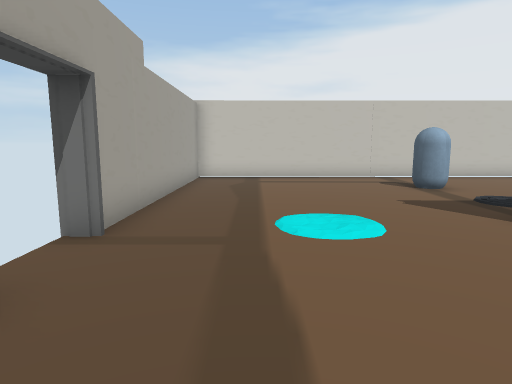
[1] (above)

17 first-person views from a walk through a 3-D level made in the Unity game engine. The camera is 1.3 m above the floor, tilts 8° down and sees 75° across. The floor is counted in squares, 1 m on a side. Each view is taken from the middle of a square. On the plan, view 1 faces up. The plan holds only what a view shows up to about 14 squares ahead; the rest is blank. The place goes on beyond the plan. The player is left out.

[2]
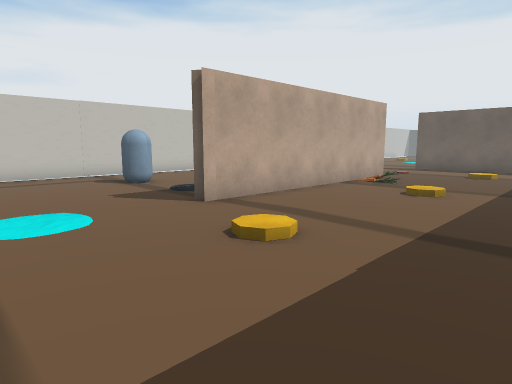

[3]
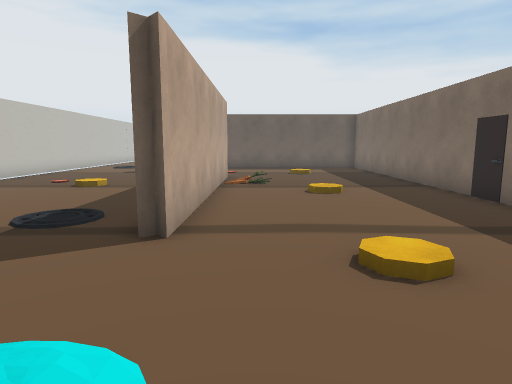

[4]
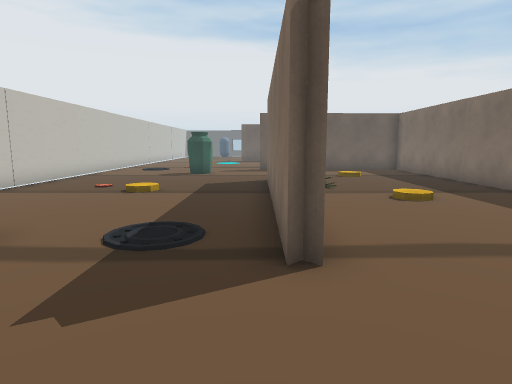

[5]
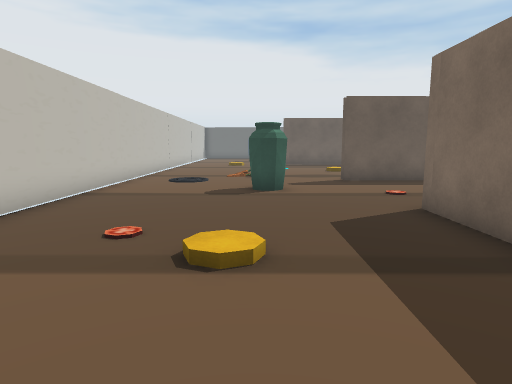

[6]
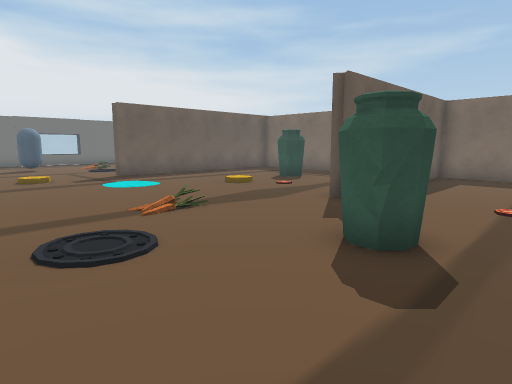

[7]
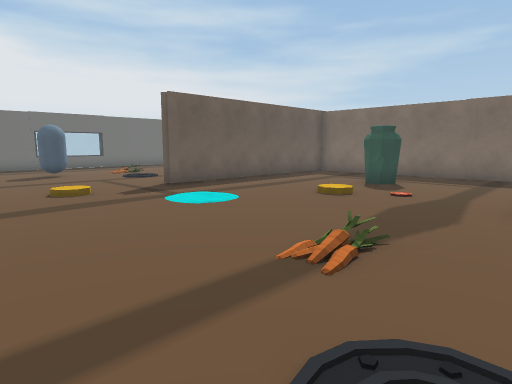

[8]
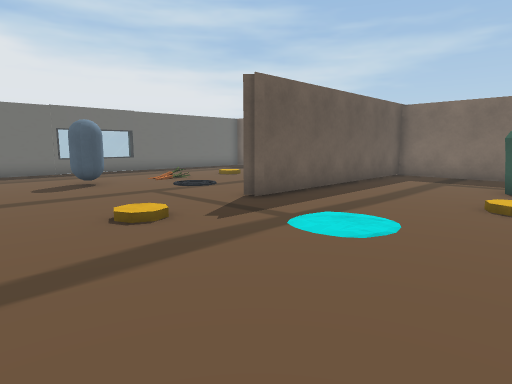

[9]
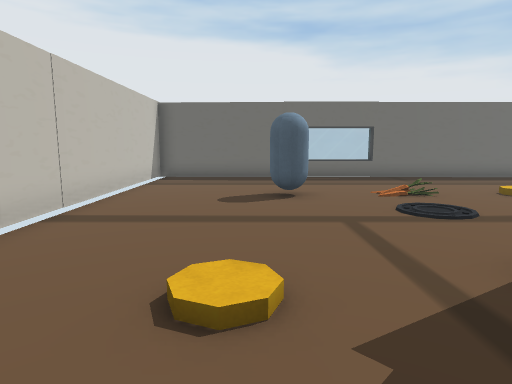

[10]
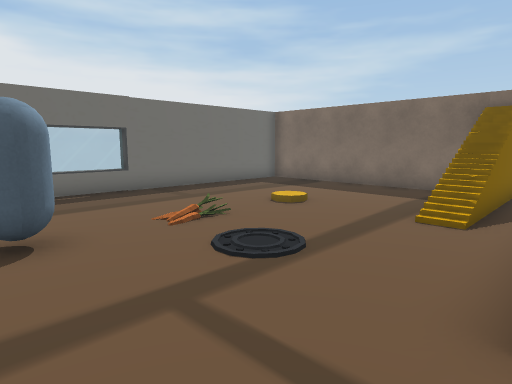

[11]
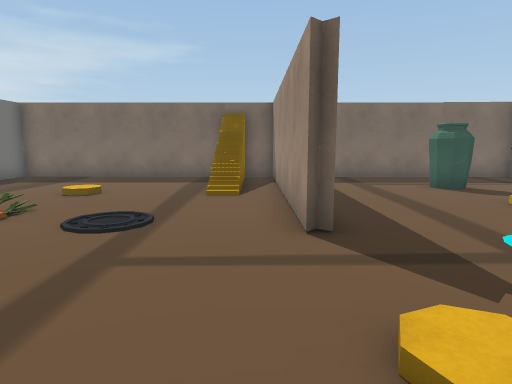

[12]
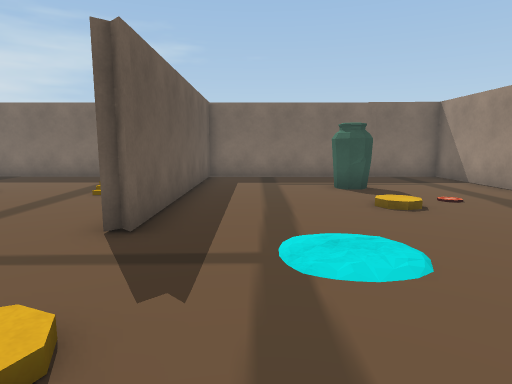

[13]
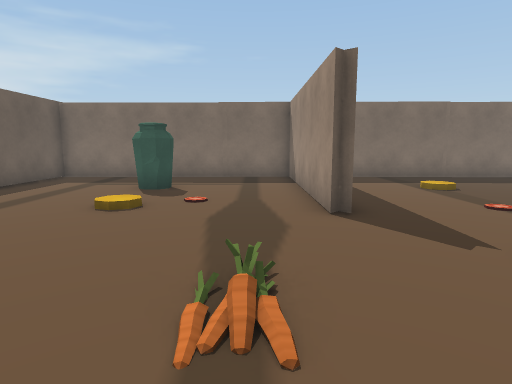

[14]
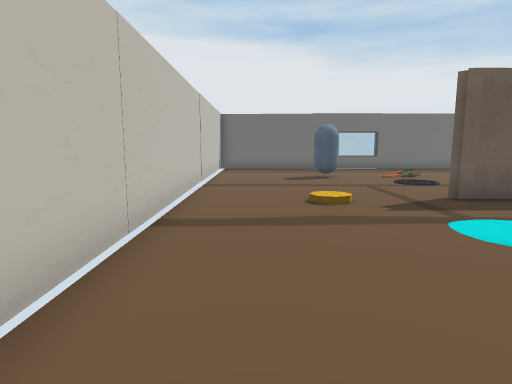

[15]
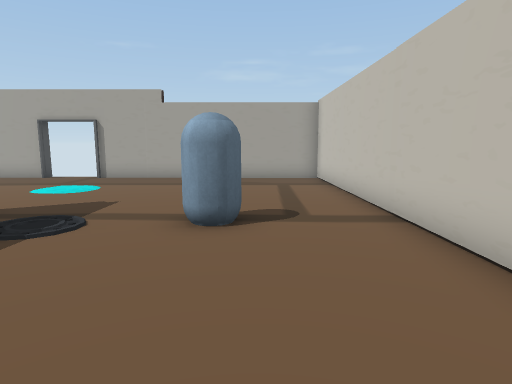

[16]
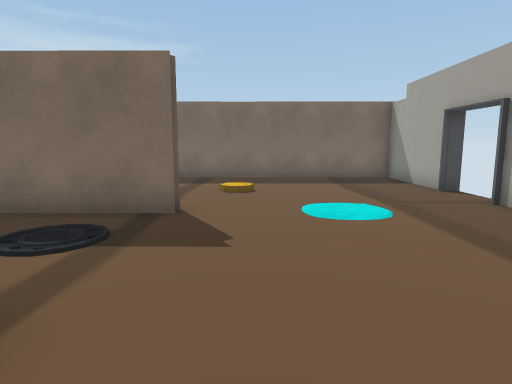

[17]
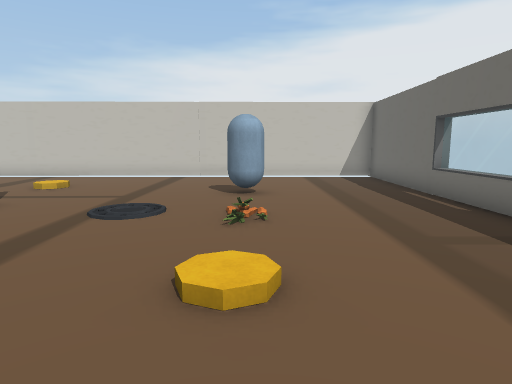

### Floor plan
Points are (right, up) in squares from view 1. A wall is a line through its corners. A room is listed if a view was taken in it or the views show most of it. See-through windows are left out.
Room 1 (views 1, 2, 3, 4, 5, 6, 7, 8, 9, 10, 11, 12, 13, 14, 15, 16, 17)
walls: (19.6, 5.9) (19.6, -1.7) (28.9, -1.8) (28.8, 7.3); (19.2, 2.8) (19.2, 5.8) (19.5, 5.5); (13.8, 5.2) (4.5, 5.2); (21.1, 13.8) (-2.4, 13.4) (-2.4, 4.7); (29.3, 7.3) (29.3, -1.8) (29.9, -1.8); (4.5, 5.7) (13.9, 5.6); (31.9, -1.8) (39.6, -1.9) (39.7, 14) (23.1, 13.8); (-2.4, 2.6) (-2.4, -1.5) (19.2, -1.7) (19.2, -0.5)
ways out: opening at (30.5, -2)
objects: other object (5, 10) to (6, 11); other object (17, 8) to (17, 9); other object (24, 1) to (25, 2); other object (34, 9) to (35, 10)

Positions as (right, up) in squares from view 1, and headings:
1: (0, 0), facing up
2: (0, -1), facing up-right
3: (0, 4), facing right
4: (1, 6), facing right
5: (7, 9), facing right
6: (15, 13), facing down-right
7: (19, 13), facing down-right
8: (23, 13), facing down-right
9: (26, 10), facing right
10: (29, 10), facing down-right
11: (30, 12), facing down
12: (27, 12), facing down
13: (21, 12), facing down
14: (21, 12), facing right
15: (11, 11), facing left
16: (3, 12), facing down
17: (35, 0), facing up
